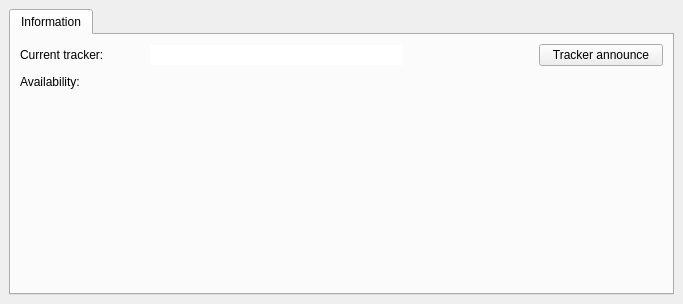
<ui version="4.0" >
 <class>DetailsTorrentForm</class>
 <widget class="QWidget" name="DetailsTorrentForm" >
  <property name="geometry" >
   <rect>
    <x>0</x>
    <y>0</y>
    <width>683</width>
    <height>304</height>
   </rect>
  </property>
  <property name="windowTitle" >
   <string>Form</string>
  </property>
  <layout class="QGridLayout" >
   <property name="margin" >
    <number>9</number>
   </property>
   <property name="spacing" >
    <number>6</number>
   </property>
   <item row="0" column="0" >
    <widget class="QTabWidget" name="tabWidget" >
     <property name="currentIndex" >
      <number>0</number>
     </property>
     <widget class="QWidget" name="tab" >
      <attribute name="title" >
       <string>Information</string>
      </attribute>
      <layout class="QGridLayout" >
       <property name="margin" >
        <number>9</number>
       </property>
       <property name="spacing" >
        <number>6</number>
       </property>
       <item row="2" column="1" >
        <spacer>
         <property name="orientation" >
          <enum>Qt::Vertical</enum>
         </property>
         <property name="sizeHint" >
          <size>
           <width>20</width>
           <height>40</height>
          </size>
         </property>
        </spacer>
       </item>
       <item row="0" column="3" >
        <widget class="QLabel" name="labelAnnounceTime" >
         <property name="text" >
          <string/>
         </property>
        </widget>
       </item>
       <item row="0" column="1" colspan="2" >
        <widget class="QLineEdit" name="lineTracker" >
         <property name="frame" >
          <bool>false</bool>
         </property>
         <property name="readOnly" >
          <bool>true</bool>
         </property>
        </widget>
       </item>
       <item row="1" column="1" >
        <widget class="QLabel" name="labelAvailability" >
         <property name="text" >
          <string/>
         </property>
        </widget>
       </item>
       <item row="1" column="2" colspan="3" >
        <spacer>
         <property name="orientation" >
          <enum>Qt::Horizontal</enum>
         </property>
         <property name="sizeHint" >
          <size>
           <width>291</width>
           <height>20</height>
          </size>
         </property>
        </spacer>
       </item>
       <item row="1" column="0" >
        <widget class="QLabel" name="label_2" >
         <property name="text" >
          <string>Availability:</string>
         </property>
        </widget>
       </item>
       <item row="0" column="0" >
        <widget class="QLabel" name="label" >
         <property name="text" >
          <string>Current tracker:</string>
         </property>
        </widget>
       </item>
       <item row="0" column="4" >
        <widget class="QPushButton" name="pushReannounce" >
         <property name="text" >
          <string>Tracker announce</string>
         </property>
        </widget>
       </item>
      </layout>
     </widget>
    </widget>
   </item>
  </layout>
 </widget>
 <resources/>
 <connections/>
</ui>
